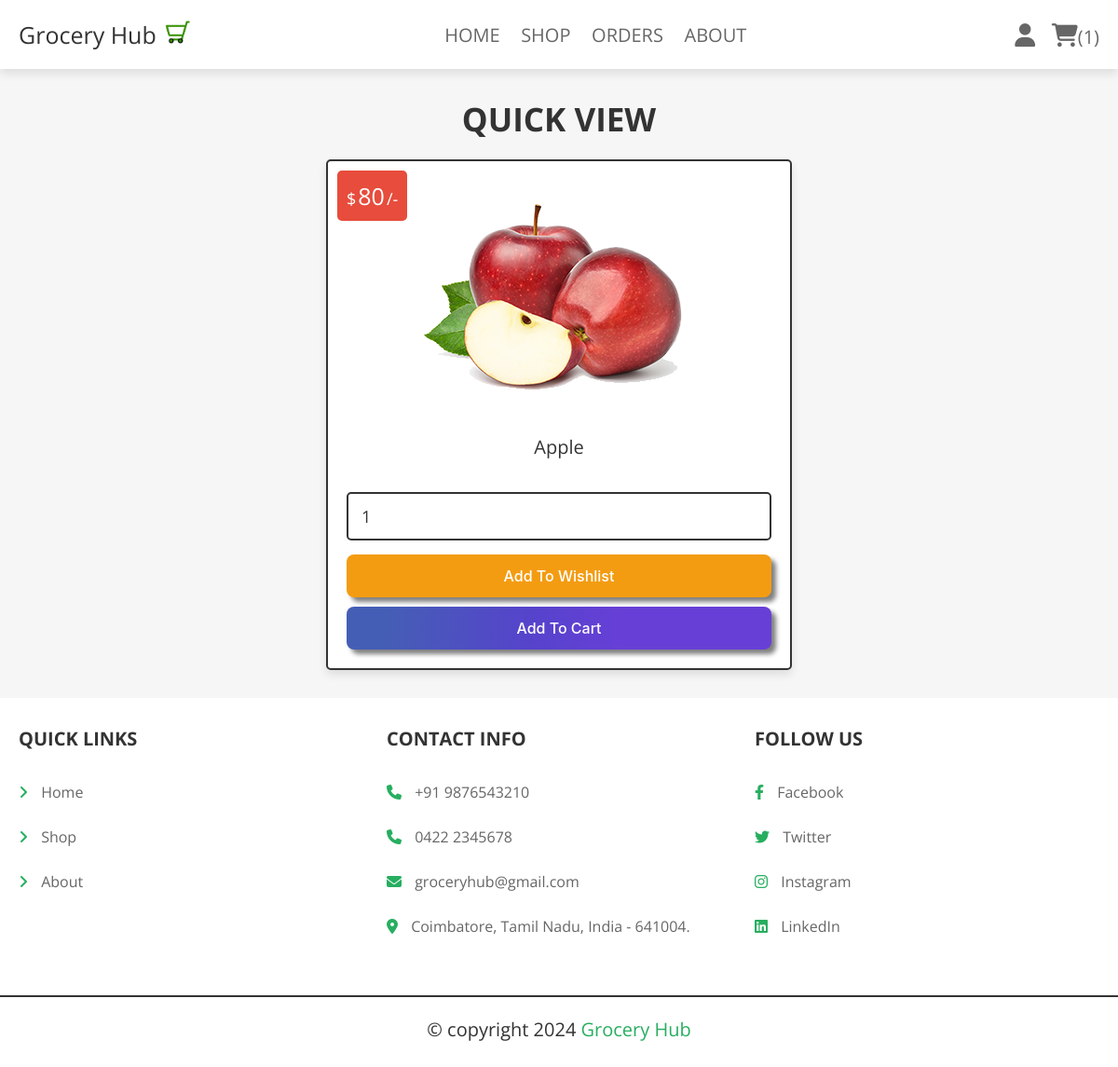
/view_page.php?pid=33 (signed in), run on the app's committed database.
### tables this page shows
CREATE TABLE `products` (
  `id` int(100) NOT NULL,
  `name` varchar(100) NOT NULL,
  `category` varchar(20) NOT NULL,
  `price` int(100) NOT NULL,
  `image` varchar(100) NOT NULL,
  `stock` int(100) NOT NULL
);

### view_page.php (the view, shortened to what this page needs)
<?php
@include 'config.php';
?>
<!DOCTYPE html>
<html lang="en">
<head>
   <link rel="stylesheet" href="https://cdnjs.cloudflare.com/ajax/libs/font-awesome/6.1.1/css/all.min.css">
   <link rel="stylesheet" href="css/style.css">
</head>
<body>
<?php include 'header.php'; ?>
<section class="quick-view">
   <h1 class="title">quick view</h1>
   <?php
      $pid = $_GET['pid'];
      $select_products = $conn->prepare("SELECT * FROM `products` WHERE id = ?");
      $select_products->execute([$pid]);
      if($select_products->rowCount() > 0){
         while($fetch_products = $select_products->fetch(PDO::FETCH_ASSOC)){
   ?>
   <form action="" class="box" method="POST">
      <div class="price">$<span><?= $fetch_products['price']; ?></span>/-</div>
      <img src="uploaded_img/<?= $fetch_products['image']; ?>" alt="">
      <div class="name"><?= $fetch_products['name']; ?></div>
      <div class="details"><?= $fetch_products['details']; ?></div>
      <input type="number" min="1" value="1" name="p_qty" class="qty">
      <input type="submit" value="add to wishlist" class="option-btn" name="add_to_wishlist">
      <input type="submit" value="add to cart" class="btn" name="add_to_cart">
   </form>
   <?php
         }
      }else{
         echo '<p class="empty">no products added yet!</p>';
      }
   ?>
</section>
<?php include 'footer.php'; ?>
</body>
</html>

### css/style.css (style rules this page uses)
.quick-view .box { max-width: 50rem; padding:2rem; text-align: center; border:var(--border); background-color: var(--white); box-shadow: var(--box-shadow); border-radius: .5rem; position: relative; margin:0 auto; }
.quick-view .box img { height: 25rem; margin-bottom: 1rem; }
.quick-view .box .price { position: absolute; top:1rem; left:1rem; padding:1rem; border-radius: .5rem; background-color: var(--red); font-size: 1.8rem; color:var(--white); }
.quick-view .box .price span { font-size: 2.5rem; color:var(--white); margin:0 .2rem; }
.quick-view .box .qty { margin:.5rem 0; border-radius: .5rem; padding:1.2rem 1.4rem; font-size: 1.8rem; color:var(--black); border:var(--border); width: 100%; }
.quick-view .box .name { font-size: 2rem; color:var(--black); padding:1rem 0; }
.quick-view .box .details { padding:1rem 0; line-height: 2; font-size: 1.5rem; color:var(--light-color); }

### css/components.css (style rules this page uses)
:root { --green:#27ae60; --orange:#f39c12; --red:#e74c3c; --black:#333; --light-color:#666; --white:#fff; --light-bg:#f6f6f6; --border:.2rem solid var(--black); --color-1:#B0C4DE; --color-2: #E1EBEE; --box-shadow:0 .5rem 1rem rgba(0,0,0,.1); }
* { font-family: 'Open Sans', sans-serif; margin:0; padding:0; box-sizing: border-box; outline: none; border:none; text-decoration: none; color:var(--black); }
body { background-color: var(--light-bg); }
html { font-size: 62.5%; overflow-x: hidden; scroll-behavior: smooth; scroll-padding-top: 6.5rem; }
section { padding:3rem 2rem; max-width: 1200px; margin:0 auto; }
.btn, .delete-btn, .option-btn { display: block; width: 100%; margin-top: 1rem; border-radius: .5rem; padding:1.3rem 3rem; text-transform: capitalize; cursor: pointer; text-align: center; border-radius: 8px; border-style: none; box-sizing: border-box; color: #FFFFFF; cursor: pointer; flex-shrink: 0; font-family: "Inter UI","SF Pro Display",-apple-system,BlinkMacSystemFont,"Segoe UI",Roboto,Oxygen,Ubuntu,Cantarell,"Open Sans","Helvetica Neue",sans-serif; font-size: 16px; font-weight: 500; box-shadow: 5px 5px 5px gray; user-select: none; -webkit-user-select: none; touch-action: manipulation; }
.btn { background-image: linear-gradient(92.88deg, #455EB5 9.16%, #5643CC 43.89%, #673FD7 64.72%); }
.option-btn { background-color: var(--orange); }
.title { text-align: center; margin-bottom: 2rem; text-transform: uppercase; color:var(--black); font-size: 3.5rem; }

### data on the page
products: price "80", image (picture), name "Apple"

### other printed values
$count_cart_items->rowCount() "1"
